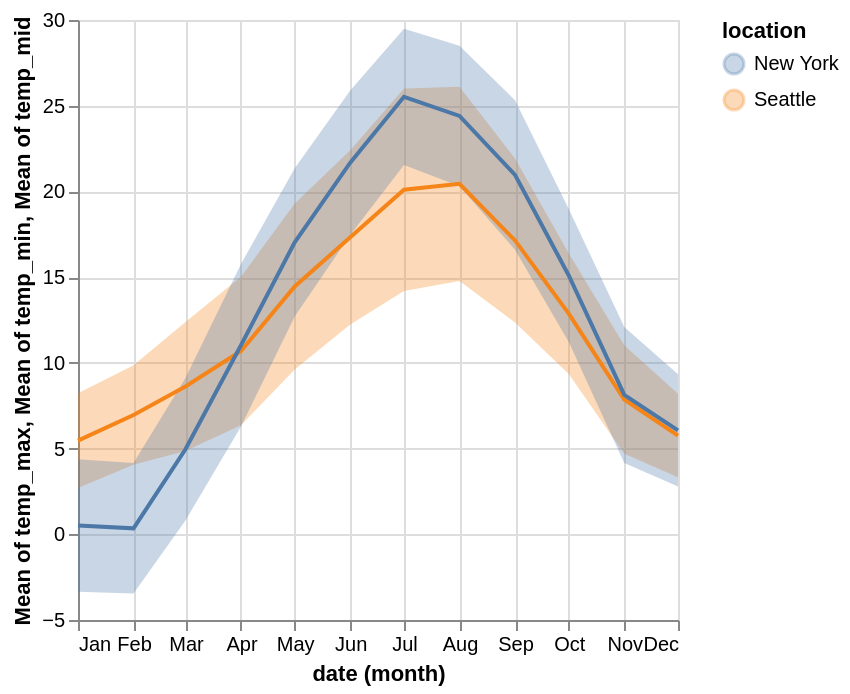

This figure's notebook cell:
### Code cell
# Solution
temp_min_max + temp_mid

### Figure 1 — Vega-Lite specification as saved in the notebook (floating-point values rounded to 4 significant figures; data arrays with more than 128 entries replaced by an {"elided": "..."} marker saying what was removed)
{"config": {"view": {"continuousWidth": 300, "continuousHeight": 300}}, "layer": [{"mark": {"type": "area", "opacity": 0.3}, "encoding": {"color": {"field": "location", "type": "nominal"}, "x": {"field": "date", "timeUnit": "month", "type": "temporal"}, "y": {"aggregate": "mean", "field": "temp_max", "type": "quantitative"}, "y2": {"aggregate": "mean", "field": "temp_min"}}}, {"mark": {"type": "line"}, "encoding": {"color": {"field": "location", "type": "nominal"}, "x": {"field": "date", "timeUnit": "month", "type": "temporal"}, "y": {"aggregate": "mean", "field": "temp_mid", "type": "quantitative"}}, "transform": [{"calculate": "(datum.temp_min + datum.temp_max) / 2", "as": "temp_mid"}]}], "data": {"name": "data-0e4b4088054dec206bbee1cdbde321fc"}, "$schema": "https://vega.github.io/schema/vega-lite/v5.17.0.json", "datasets": {"data-0e4b4088054dec206bbee1cdbde321fc": {"elided": "2922 records"}}}
